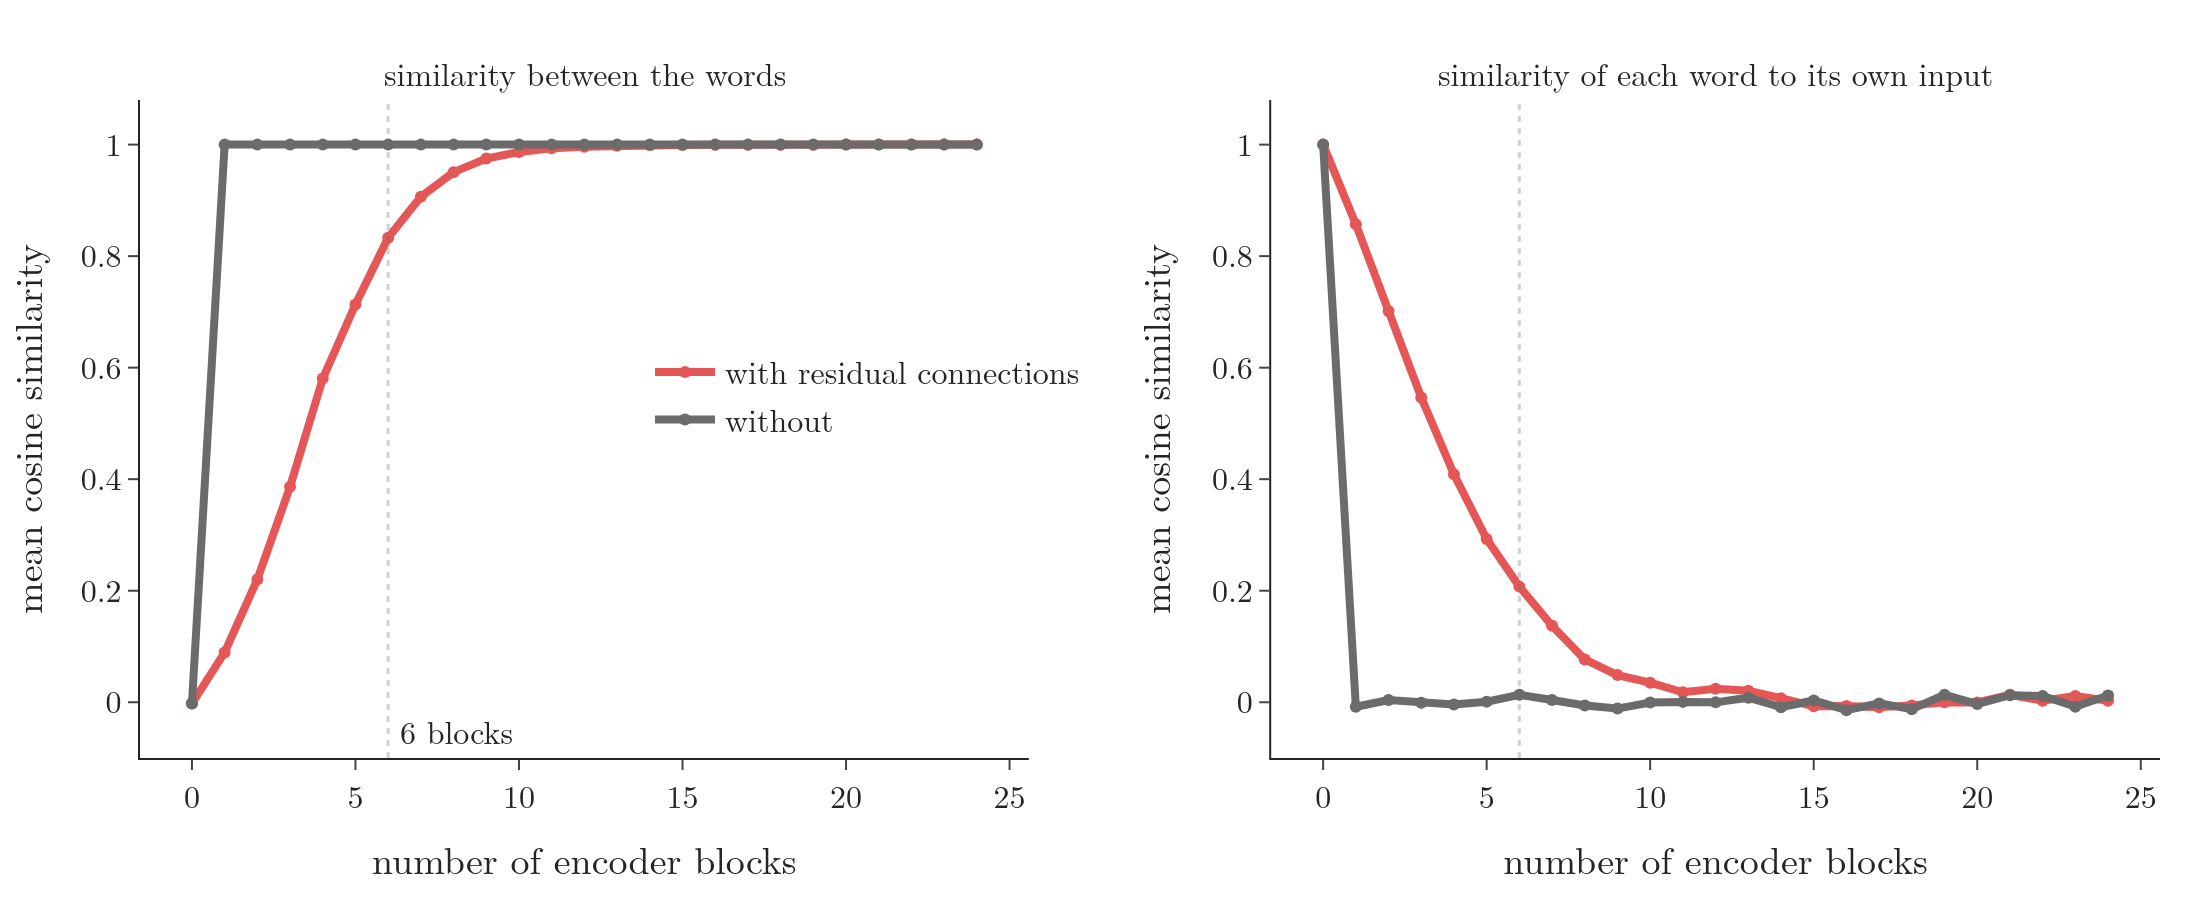

Reproduce this figure in Python.
"""Untrained encoder stacks on a real review: similarity between words, and of each word to its own input,
after each block, with and without residual connections (Plotly, mean of 5 random starts)."""
from pathlib import Path
import pandas as pd
import plotly.graph_objects as go
from plotly.subplots import make_subplots
from common import RED, GREY, FONT

here = Path(__file__).parent
c = pd.read_csv(here.parent / "data" / "collapse.csv")
fig = make_subplots(rows=1, cols=2, horizontal_spacing=0.12,
                    subplot_titles=("similarity between the words", "similarity of each word to its own input"))
for res, name, col in ((True, "with residual connections", RED), (False, "without", GREY)):
    d = c[c.residual == res]
    for k, y in ((1, "between"), (2, "own")):
        fig.add_trace(go.Scatter(x=d.blocks, y=d[y], name=name, showlegend=(k == 1), mode="lines+markers",
                                 line=dict(color=col, width=4), marker=dict(size=6)), row=1, col=k)
for k in (1, 2):
    fig.add_vline(x=6, line=dict(color=GREY, dash="dot", width=1.5), row=1, col=k)
    fig.update_xaxes(title_text="number of encoder blocks", row=1, col=k)
    fig.update_yaxes(title_text="mean cosine similarity", range=[-0.1, 1.08], row=1, col=k)
fig.add_annotation(x=6, y=-0.05, text="6 blocks", showarrow=False, xanchor="left", xshift=4, row=1, col=1)
fig.update_layout(template="simple_white", width=1100, height=450, font=FONT, margin=dict(l=70, r=20, t=50, b=60),
                  legend=dict(x=0.25, y=0.55, bgcolor="rgba(255,255,255,0.85)"))
fig.update_annotations(font=FONT)
fig.write_image(here / "collapse.png", scale=2)
fig.write_image(here / "collapse.pdf")
